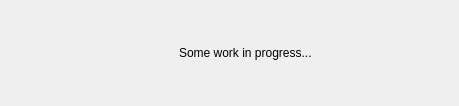
<?xml version="1.0" encoding="UTF-8"?>
<ui version="4.0">
 <class>CProgressDialog</class>
 <widget class="QWidget" name="CProgressDialog">
  <property name="geometry">
   <rect>
    <x>0</x>
    <y>0</y>
    <width>459</width>
    <height>106</height>
   </rect>
  </property>
  <property name="minimumSize">
   <size>
    <width>250</width>
    <height>100</height>
   </size>
  </property>
  <property name="windowTitle">
   <string>Form</string>
  </property>
  <property name="styleSheet">
   <string notr="true"/>
  </property>
  <property name="CProgressDialogGuiComp" stdset="0">
   <bool>true</bool>
  </property>
  <layout class="QVBoxLayout" name="verticalLayout">
   <property name="spacing">
    <number>0</number>
   </property>
   <property name="leftMargin">
    <number>0</number>
   </property>
   <property name="topMargin">
    <number>0</number>
   </property>
   <property name="rightMargin">
    <number>0</number>
   </property>
   <property name="bottomMargin">
    <number>0</number>
   </property>
   <item>
    <layout class="QHBoxLayout" name="horizontalLayout">
     <property name="spacing">
      <number>0</number>
     </property>
     <item>
      <spacer name="horizontalSpacer_4">
       <property name="orientation">
        <enum>Qt::Horizontal</enum>
       </property>
       <property name="sizeHint" stdset="0">
        <size>
         <width>40</width>
         <height>20</height>
        </size>
       </property>
      </spacer>
     </item>
     <item>
      <widget class="QLabel" name="ProgressAnimation">
       <property name="text">
        <string/>
       </property>
      </widget>
     </item>
     <item>
      <spacer name="horizontalSpacer">
       <property name="orientation">
        <enum>Qt::Horizontal</enum>
       </property>
       <property name="sizeType">
        <enum>QSizePolicy::Preferred</enum>
       </property>
       <property name="sizeHint" stdset="0">
        <size>
         <width>24</width>
         <height>20</height>
        </size>
       </property>
      </spacer>
     </item>
     <item>
      <widget class="QLabel" name="ProgressTextLabel">
       <property name="text">
        <string>Some work in progress...</string>
       </property>
       <property name="margin">
        <number>4</number>
       </property>
       <property name="CProgressDialogGuiComp" stdset="0">
        <bool>true</bool>
       </property>
      </widget>
     </item>
     <item>
      <spacer name="horizontalSpacer_5">
       <property name="orientation">
        <enum>Qt::Horizontal</enum>
       </property>
       <property name="sizeHint" stdset="0">
        <size>
         <width>40</width>
         <height>20</height>
        </size>
       </property>
      </spacer>
     </item>
    </layout>
   </item>
  </layout>
 </widget>
 <resources/>
 <connections/>
</ui>
